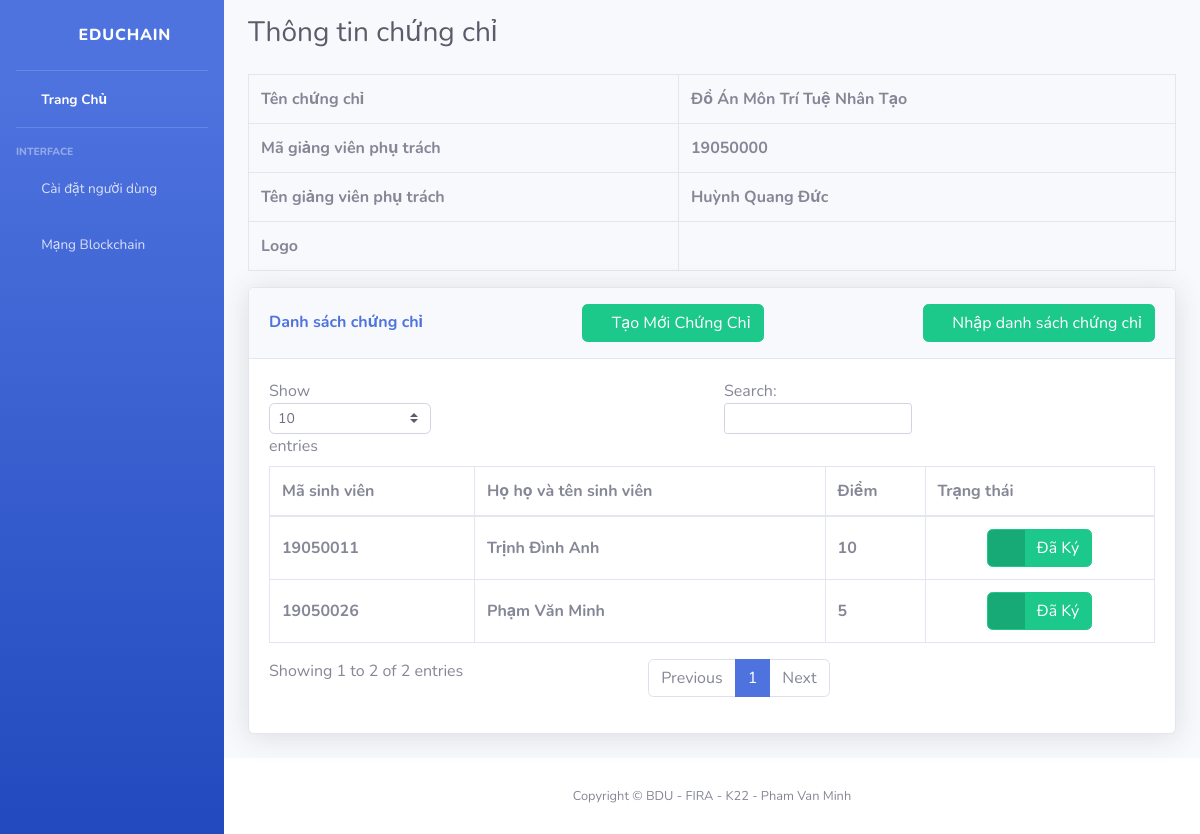
Screenshot of /cert-detail/17 (signed in) with the database file from the repository.
### cert/models.py (models this page shows, shortened)
class CertHeader(models.Model):
    subject_name = models.CharField(max_length = 50, null = False)
    teacher = models.ForeignKey(User, on_delete = models.CASCADE, blank = False)
    is_signed_all = models.BooleanField(default=False)
    logo_image = models.FileField(upload_to='cert_logo/', blank=True, null=True)

class Cert(models.Model):
    cert_header = models.ForeignKey(CertHeader, on_delete=models.CASCADE, blank=False)
    cert_data = models.JSONField()
    is_signed = models.BooleanField(default=False)

### account/models.py (models this page shows, shortened)
class User(AbstractBaseUser, PermissionsMixin):
    user_code = models.CharField(max_length=150, unique=True)
    full_name = models.CharField(max_length=150, blank=True)
    date_of_birth = models.DateField(blank=True, null=True)
    is_staff = models.BooleanField(default=False)
    is_active = models.BooleanField(default=True)
    is_teacher = models.BooleanField(default=False)
    is_student = models.BooleanField(default=False)
    is_admin = models.BooleanField(default=False)
    private_key = models.FileField(blank=True, null=True, upload_to='private_key/')
    public_key = models.TextField( blank=True, null=True)
    public_key_hash = models.CharField(max_length=64, blank=True)
    objects = CustomAccountManager()
    USERNAME_FIELD = 'user_code'
    REQUIRED_FIELDS = []

### cert/views.py (the view)
# urls.py: path('cert-detail/<str:pk>', cert_detail , name="cert_detail"),
@login_required(login_url='account_app:login')
def cert_detail(request, pk):
    context = {}
    student_list = User.objects.filter(is_student = True)
    cert_header = CertHeader.objects.get(id = pk)
    cert_list = cert_header.cert_set.all()
    context["cert_header"] = cert_header
    context["cert_list"] = cert_list
    context['student_list'] = student_list
    return render(request, 'cert/cert_detail.html', context=context)

### templates/cert/cert_detail.html (shortened to what this page needs)
{% extends "cert/base.html" %}
{% load static %}
{% block header %}
<link href="{% static 'css/cert-detail.css' %}" rel="stylesheet">
{% endblock %}
{% block content %}
<div class="d-sm-flex align-items-center justify-content-between mb-4">
    <h1 class="h3 mb-0 text-gray-800">Thông tin chứng chỉ</h1>
</div>
<div class="row">
    <div class="col-12">
        <div class="table-responsive">
            <table class="table table-bordered"  width="100%" cellspacing="0">
                <tbody>
                    <tr>
                        <th class="align-middle">Tên chứng chỉ</th>
                        <th class="align-middle">{{ cert_header.subject_name }}</th>
                    </tr>
                    <tr>
                        <th class="align-middle">Mã giảng viên phụ trách</th>
                        <th class="align-middle">{{ cert_header.teacher.user_code }}</th>
                    </tr>
                    <tr>
                        <th class="align-middle">Tên giảng viên phụ trách</th>
                        <th class="align-middle">{{ cert_header.teacher.full_name }}</th>
                    </tr>
                    {% if cert_header.logo_image %}
                    <tr>
                        <th class="align-middle">Logo</th>
                        <th class="align-middle"><img class="logo-img" src="{{ cert_header.logo_image.url }}" alt=""></th>
                    </tr>
                    {% endif %}
                </tbody>
            </table>
        </div>
    </div>
</div>
<div class="row">
    <div class="col-12">
        <div class="card shadow mb-4">
            <div class="card-header py-3">
                <div class="d-flex align-items-center">
                    <h6 class="m-0 font-weight-bold text-primary">Danh sách chứng chỉ</h6>
                    <button class="btn btn-success btn-round ml-auto" data-toggle="modal" data-target="#addRowCertModal">
                        <i class="fa fa-plus"></i>
                        Tạo Mới Chứng Chỉ
                    </button>
                    <button class="btn btn-success btn-round ml-auto" data-toggle="modal" data-target="#addCertByFile">
                        <i class="fa fa-plus"></i>
                        Nhập danh sách chứng chỉ
                    </button>
                </div>
            </div>
            <div class="card-body">
                <div class="table-responsive">
                    <table class="table table-bordered" id="certTable" width="100%" cellspacing="0">
                        <thead>
                            <tr>
                                <th class="align-middle">Mã sinh viên</th>
                                <th>Họ họ và tên sinh viên</th>
                                <th>Điểm</th>
                                <th>Trạng thái</th>
                            </tr>
                        </thead>
                        <tbody>
                            {% for cert in cert_list %}
                                <tr>
                                    <th class="align-middle">{{ cert.cert_data.student_code }}</th>
                                    <th class="align-middle">{{ cert.cert_data.student_name }}</th>
                                    {% if cert.cert_data.type ==  "mark" %}
                                    <th class="align-middle">{{ cert.cert_data.mark }}</th>
                                    {% else %}
                                    <th></th>
                                    {% endif %}
                                    {% if cert.is_signed == True %}
                                    <th class="text-center">
                                        <a href="" class="btn btn-success btn-icon-split">
                                            <span class="icon text-white-50">
                                                <i class="fas fa-check"></i>
                                            </span>
                                            <span class="text">Đã Ký</span>
                                        </a>
                                    </th>
                                    {% endif %}
                                </tr>
                            {% endfor %}
                        </tbody>
                    </table>
                </div>
            </div>
        </div>
    </div>
</div>
{% endblock %}

### rows the page displays
CertHeader: subject_name "Đồ Án Môn Trí Tuệ Nhân Tạo", teacher.user_code "19050000", teacher.full_name "Huỳnh Quang Đức"
Cert: cert_data.student_code "19050026", cert_data.student_name "Phạm Văn Minh", cert_data.mark "5", is_signed True (drawn)
Cert: cert_data.student_code "19050011", cert_data.student_name "Trịnh Đình Anh", cert_data.mark "10", is_signed True (drawn)
